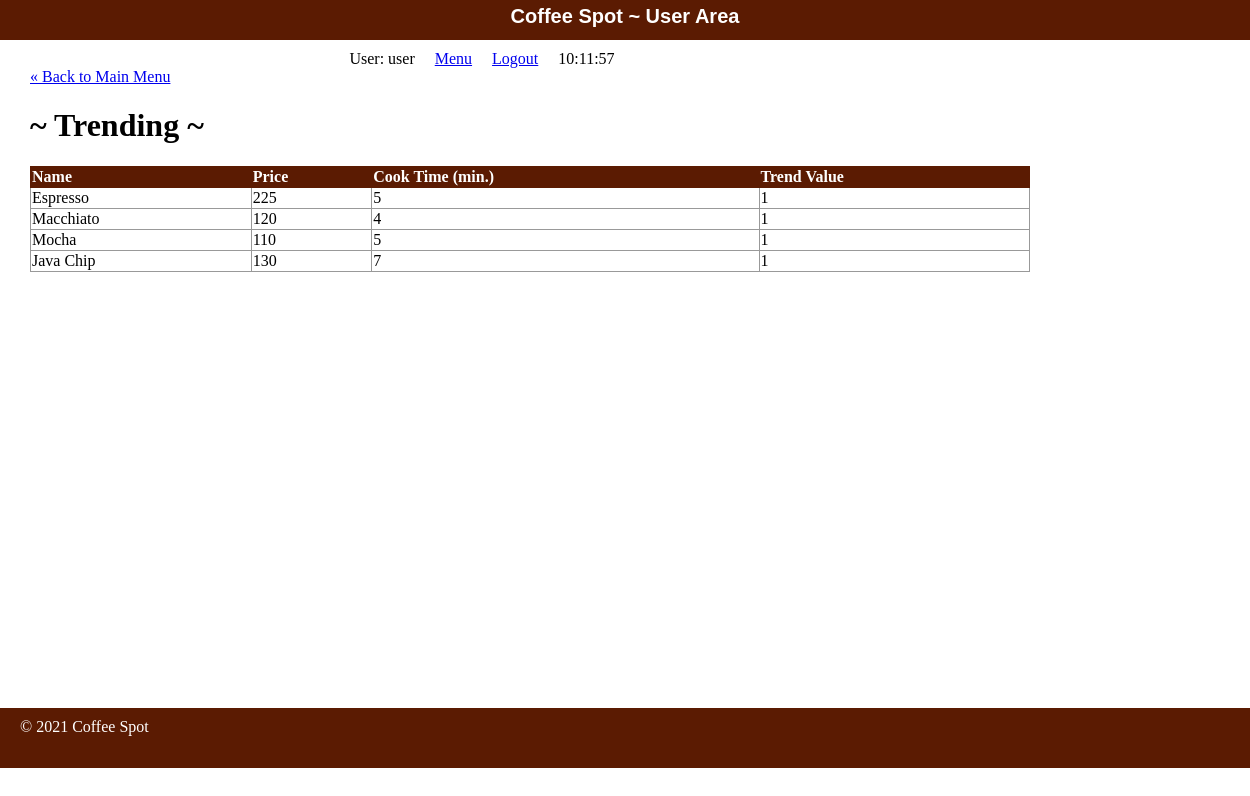
/user/trending/index.php (signed in), run on the app's committed database.
### tables this page shows
CREATE TABLE coffee (
  coffee_id int NOT NULL AUTO_INCREMENT,
  coffee_name varchar(255) NOT NULL,
  coffee_price int NOT NULL,
  cook_time int NOT NULL,
  trend_val int NOT NULL,
  PRIMARY KEY (coffee_id)
);

### user/shared/functions.php (called while the page is built, shortened)
<?php
function url_for($script_path) {
  return WWW_USER . $script_path;
}
function h($string="") {
  return htmlspecialchars($string);
}
?>

### user/shared/query_functions.php (called while the page is built, shortened)
<?php
  function find_all_trending($options=[]) {
    global $db;
    $sql = "SELECT * FROM coffee ";
    $sql .= "ORDER BY trend_val DESC ";
    $sql .= "LIMIT 5";
    $result = mysqli_query($db, $sql);
    return $result;
  }
?>

### user/trending/index.php (the view, shortened to what this page needs)
<?php
  $trending_set = find_all_trending();
?>
<?php include(SHARED_PATH . '/user_header.php'); ?>
<div id="content">
  <a class="back-link" href="<?php echo url_for('/index.php'); ?>">&laquo; Back to Main Menu</a>
  <div class="pages listing">
    <h1>~ Trending ~</h1>
  	<table class="list">
  	  <tr>
        <th>Name</th>
        <th>Price</th>
        <th>Cook Time (min.)</th>
  	    <th>Trend Value</th>
  	  </tr>
      <?php while($coffee = mysqli_fetch_assoc($trending_set)) { ?>
        <tr>
          <td><?php echo h($coffee['coffee_name']); ?></td>
          <td><?php echo h($coffee['coffee_price']); ?></td>
    	    <td><?php echo h($coffee['cook_time']); ?></td>
          <td><?php echo h($coffee['trend_val']); ?></td>
    	  </tr>
      <?php } ?>
  	</table>
  </div>
</div>
<?php include(SHARED_PATH . '/user_footer.php'); ?>

### user/stylesheets/user.css (style rules this page uses)
html { height: 100%; width: 100%; }
body { height: 980px; width: 100%; margin: 0; padding: 0; }
#content { width: 1000px; min-height: 640px; padding: 0 30px; }
table { border-collapse: collapse; vertical-align: top; }
table.list { width: 100%; }
table.list tr td { border: 1px solid #999999; }
table.list tr th { border: 1px solid #5B1B02; background: #5B1B02; color: white; text-align: left; }

### data on the page
coffee: coffee_name "Espresso", coffee_price "225", cook_time "5", trend_val "1"
coffee: coffee_name "Macchiato", coffee_price "120", cook_time "4", trend_val "1"
coffee: coffee_name "Mocha", coffee_price "110", cook_time "5", trend_val "1"
coffee: coffee_name "Java Chip", coffee_price "130", cook_time "7", trend_val "1"

### other printed values
$_SESSION['username'] "user"
